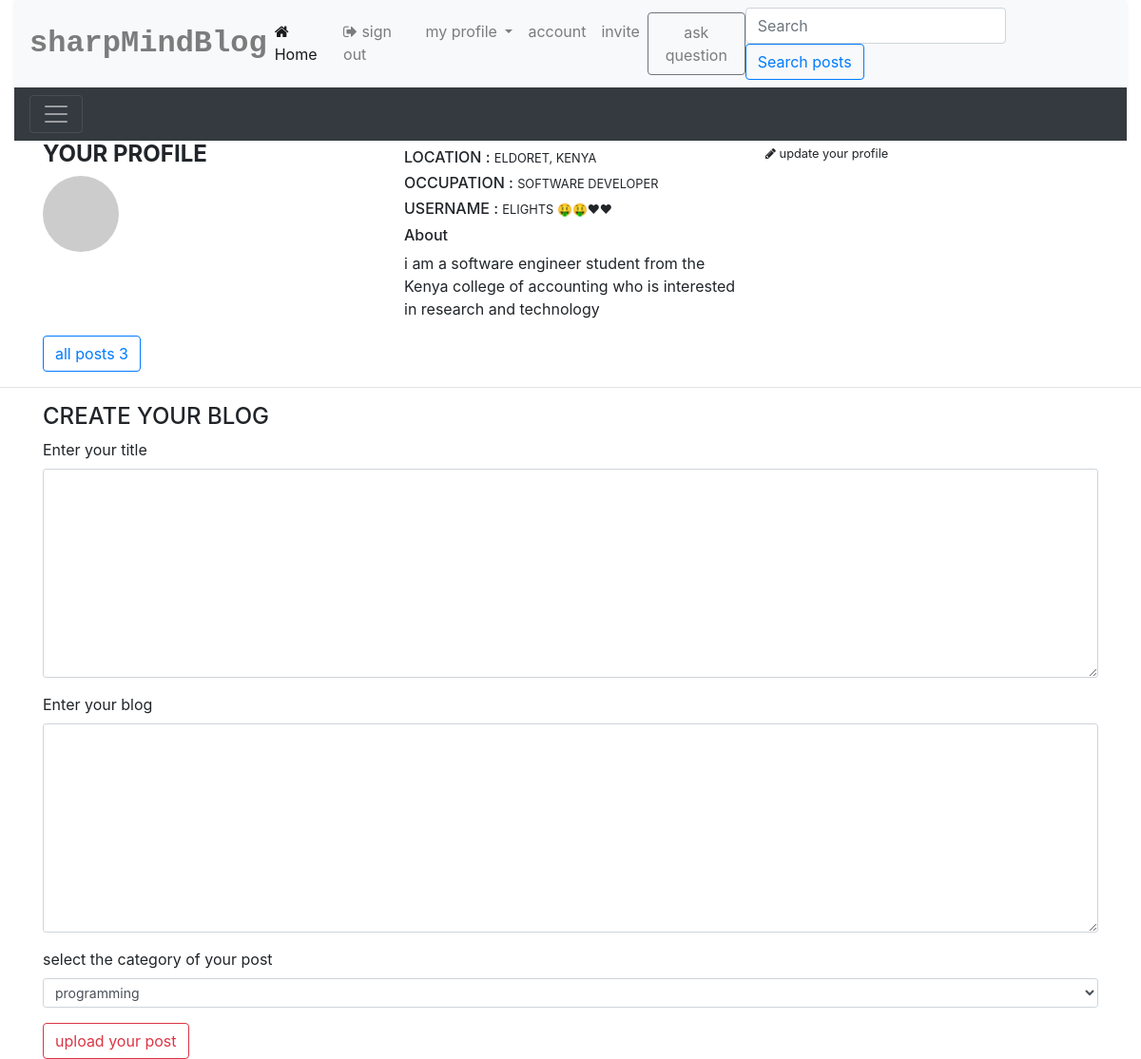
Page /account (signed in) on the committed database.
### app.py (models this page shows, shortened)
class User(UserMixin, db.Model):
    id = db.Column(db.Integer, primary_key=True)
    name = db.Column(db.String(200), nullable=False)
    hobby = db.Column(db.String(200), nullable=False)
    email = db.Column(db.String(200), nullable=False)
    url = db.Column(db.String(200), nullable=False)
    password = db.Column(db.String(120), nullable=False)
    Admin = db.Column(db.Boolean, default=False)
    occupation = db.Column(db.String(120), nullable=False)
    location = db.Column(db.String(120), nullable=False)
    author = db.relationship('Posts', backref='author', lazy=True)

### app.py (the view, shortened to what this page needs)
@app.route('/account', methods=['GET', 'POST'])
def account():
    if 'username' in session:
        member = User.query.filter_by(name=session['username']).first()
        count = Posts.query.filter_by(user_id=member.id).count()
        user = User.query.filter_by(name=session['username']).first()
        if request.method == 'GET':
            return render_template('account.html', member=member, user=user, count=count)
    else:
        return redirect(url_for('login'))

### app.py (called while the page is built)
@app.before_request
def before_request():
    g.user = None
    if 'username' in session:
        g.user = session['username']

### templates/account.html (shortened to what this page needs)
<!DOCTYPE html>
<html lang="en">
<head>
    <link rel="stylesheet" href="{{url_for('static', filename='css/bootstrap.min.css')}}">
    <link rel="stylesheet" href="https://cdnjs.cloudflare.com/ajax/libs/font-awesome/4.7.0/css/font-awesome.min.css">
</head>
<body>
    <div class="container-fluid">
        <nav class="navbar navbar-expand-lg navbar-light bg-light shadow-sm">
            <a href="#" class="text text-black-50 font-weight-bold text-decoration-none" style="font-family: monospace; font-size: 2em;">sharpMindBlog</a>
            <div class="collapse navbar-collapse" id="navbarSupportedContent">
                <ul class="navbar-nav mr-auto">
                    <li class="nav-item active">
                        <a class="nav-link" href="{{url_for('home')}}"><span class="fa fa-home"></span> Home</a>
                    </li>
                    <li class="nav-item">
                        <a class="nav-link" href="{{url_for('logout')}}"><span class="fa fa-sign-out"></span> sign out</a>
                    </li>
                    <li class="nav-item dropdown">
                        <a class="nav-link dropdown-toggle" href="#" id="navbarDropdown" role="button" data-toggle="dropdown" aria-haspopup="true" aria-expanded="false">
                    my profile
                  </a>
                    </li>
                    <li class="nav-item">
                        <a class="nav-link" href="{{url_for('account')}}">account</a>
                    </li>
                    <li class="nav-item "><a style="cursor: pointer;" data-toggle="modal" data-target='#invite' class="nav-link">invite</a></li>
                    <li class="nav-item"><a style="cursor: pointer;" class="btn btn-outline-secondary nav-link" data-toggle="modal" data-target='#question'>ask question</a></li>
                </ul>
                <form class="form-inline my-2 my-lg-0" method="POST" action="{{url_for('search')}}">
                    <input class="form-control mr-sm-2" type="search" required placeholder="Search" aria-label="Search" name="name" autocomplete="off">
                    <button class="btn btn-outline-primary my-2 my-sm-0" type="submit">Search posts</button>
                </form>
            </div>
        </nav>
        <div class="pos-f-t">
            <nav class="navbar navbar-dark bg-dark">
                <button class="navbar-toggler" type="button" data-toggle="collapse" data-target="#navbarToggleExternalContent" aria-controls="navbarToggleExternalContent" aria-expanded="false" aria-label="Toggle navigation">
                <span class="navbar-toggler-icon"></span>
              </button>
            </nav>
        </div>
    </div>
    <div class="container">
        <div class="row">
            <div class="col-lg-4 col-md-4 col-sm-4 col-xs-4">
                <h4 class="text text-uppercase font-weight-bold">your profile</h4>
                <img src="https://gravatar.com/avatar/{{member.url}}?s=120&d=monsterid" alt="profile" class="rounded-circle" data-toggle="popover" title="Popover title" data-content="And here's some amazing content. It's very engaging. Right?">
            </div>
            <div class="col-lg-4 mt-2 col-md-4 col-xs-4 col-sm-4">
                <h6 class="text text-uppercase">location : <small>{{member.location}}</small></h6>
                <h6 class="text text-uppercase">occupation : <small>{{member.occupation}}</small></h6>
                <h6 class="text text-uppercase">username : <small>{{member.name}}</small></h6>
                <h6>About</h6>
                <p>{{member.hobby}}</p>
            </div>
            <div class="col-lg-4 col-md-4 col-xs-4 col-sm-4">
                <small><a style="cursor: pointer;" data-toggle="modal" data-target="#updateModal"><span class="fa fa-pencil"></span> update your profile</a></small>
            </div>
        </div>
        <a href="{{url_for('all_posts')}}" class="btn btn-outline-primary">all posts {{count}}</a>
    </div>
    <hr>
    <div class="container">
        <h4 class="text text-break">CREATE YOUR BLOG</h4>
        <form method="post">
            <div class="form-group">
                <label for="title">Enter your title</label>
                <textarea name="title" id="editor1" class="form-control form-control-sm" cols="30" rows="10"></textarea>
            </div>
            <div class="form-group">
                <label for="blog">Enter your blog</label>
                <textarea name="post" id="editor2" class="form-control form-control-sm" cols="30" rows="10"></textarea>
            </div>
            <div class="form-group">
                <label for="category">select the category of your post</label>
                <select name="category" id="category" class='form-control form-control-sm' required>
                    <option value="programming">programming</option>
                </select>
            </div>
            <input type="submit" value="upload your post" class="btn btn-outline-danger">
        </form>
    </div>
</body>
</html>

### rows in the picture
User: location "ELDORET, KENYA", occupation "SOFTWARE DEVELOPER", name "ELIGHTS 🤑🤑❤❤", hobby "i am a software engineer student from the Kenya college of accounting who is interested in research and technology"

### other values in the picture
{{ count }} "3"
